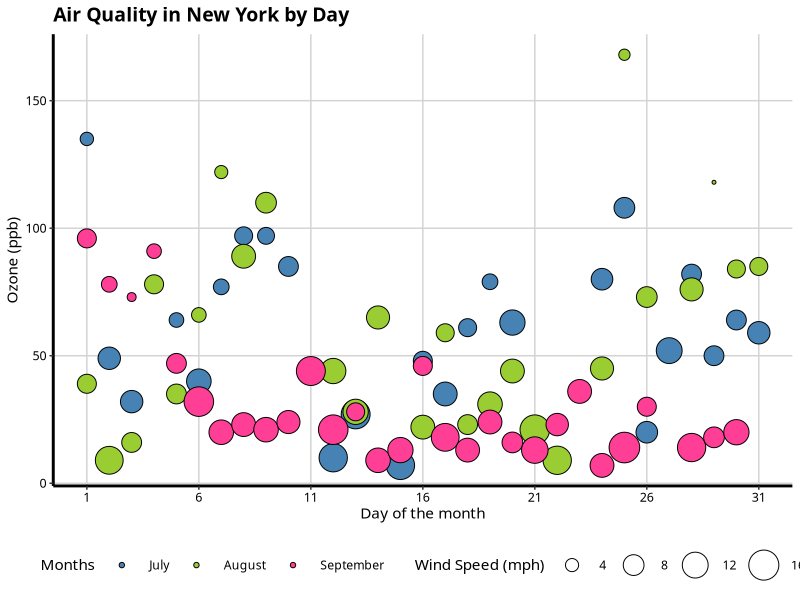

Recreate this plot in R.
rm(list = ls())
library(datasets)
library(ggplot2)
data(airquality)
aq_trim <- airquality[which(airquality$Month == 7 |
                              airquality$Month == 8 |
                              airquality$Month == 9), ]
aq_trim$Month <- factor(aq_trim$Month,
                        labels = c("July", "August", "September"))
fill = c("steelblue", "yellowgreen", "violetred1")
# Ozone Solar.R Wind Temp     Month Day
# 62    135     269  4.1   84      July   1
# 63     49     248  9.2   85      July   2
# 64     32     236  9.2   81      July   3
# 65     NA     101 10.9   84      July   4
# 66     64     175  4.6   83      July   5

p6 <- ggplot(aq_trim, aes(x = Day, y = Ozone, size = Wind, fill = Month)) +
  geom_point(shape = 21) +
  ggtitle("Air Quality in New York by Day") +
  labs(x = "Day of the month", y = "Ozone (ppb)",
       size = "Wind Speed (mph)", fill = "Months") +
  scale_x_continuous(breaks = seq(1, 31, 5)) +
  scale_size(range = c(1, 10)) +
  scale_fill_manual(values = fill) +
  theme(legend.position = "bottom", legend.direction = "horizontal",
        legend.box = "horizontal",
        legend.key.size = unit(1, "cm"),
        axis.line = element_line(size=1, colour = "black"),
        panel.grid.major = element_line(colour = "#d3d3d3"),
        panel.grid.minor = element_blank(),
        panel.border = element_blank(), panel.background = element_blank(),
        plot.title = element_text(size = 14, family = "Tahoma", face = "bold"),
        text=element_text(family="Tahoma"),
        axis.text.x=element_text(colour="black", size = 9),
        axis.text.y=element_text(colour="black", size = 9))
p6
